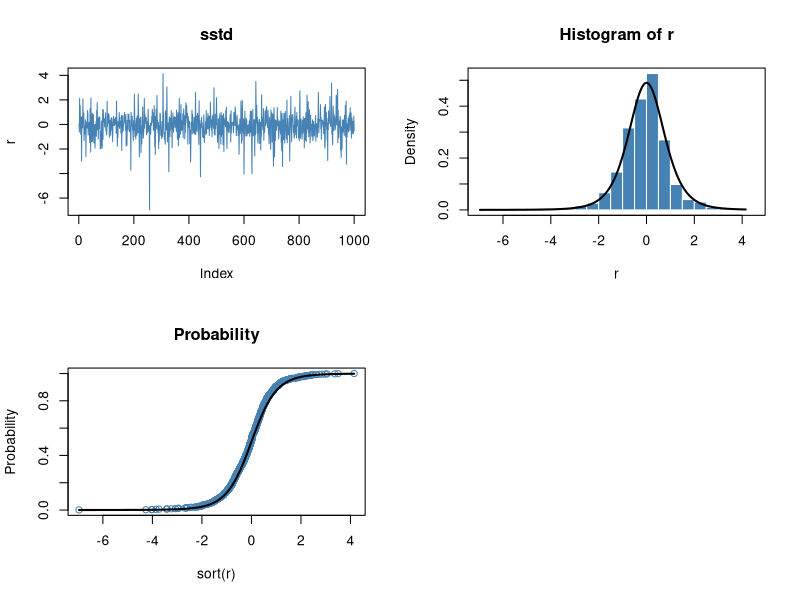

Generate this figure with R:
library(fGarch)


### Name: std
### Title: Student-t Distribution
### Aliases: std dstd pstd qstd rstd
### Keywords: distribution

### ** Examples

## std -
   par(mfrow = c(2, 2))
   set.seed(1953)
   r = rstd(n = 1000)
   plot(r, type = "l", main = "sstd", col = "steelblue")
   
   # Plot empirical density and compare with true density:
   hist(r, n = 25, probability = TRUE, border = "white", col = "steelblue")
   box()
   x = seq(min(r), max(r), length = 201)
   lines(x, dstd(x), lwd = 2)
   
   # Plot df and compare with true df:
   plot(sort(r), (1:1000/1000), main = "Probability", col = "steelblue",
     ylab = "Probability")
   lines(x, pstd(x), lwd = 2)
   
   # Compute quantiles:
   round(qstd(pstd(q = seq(-1, 5, by = 1))), digits = 6)
